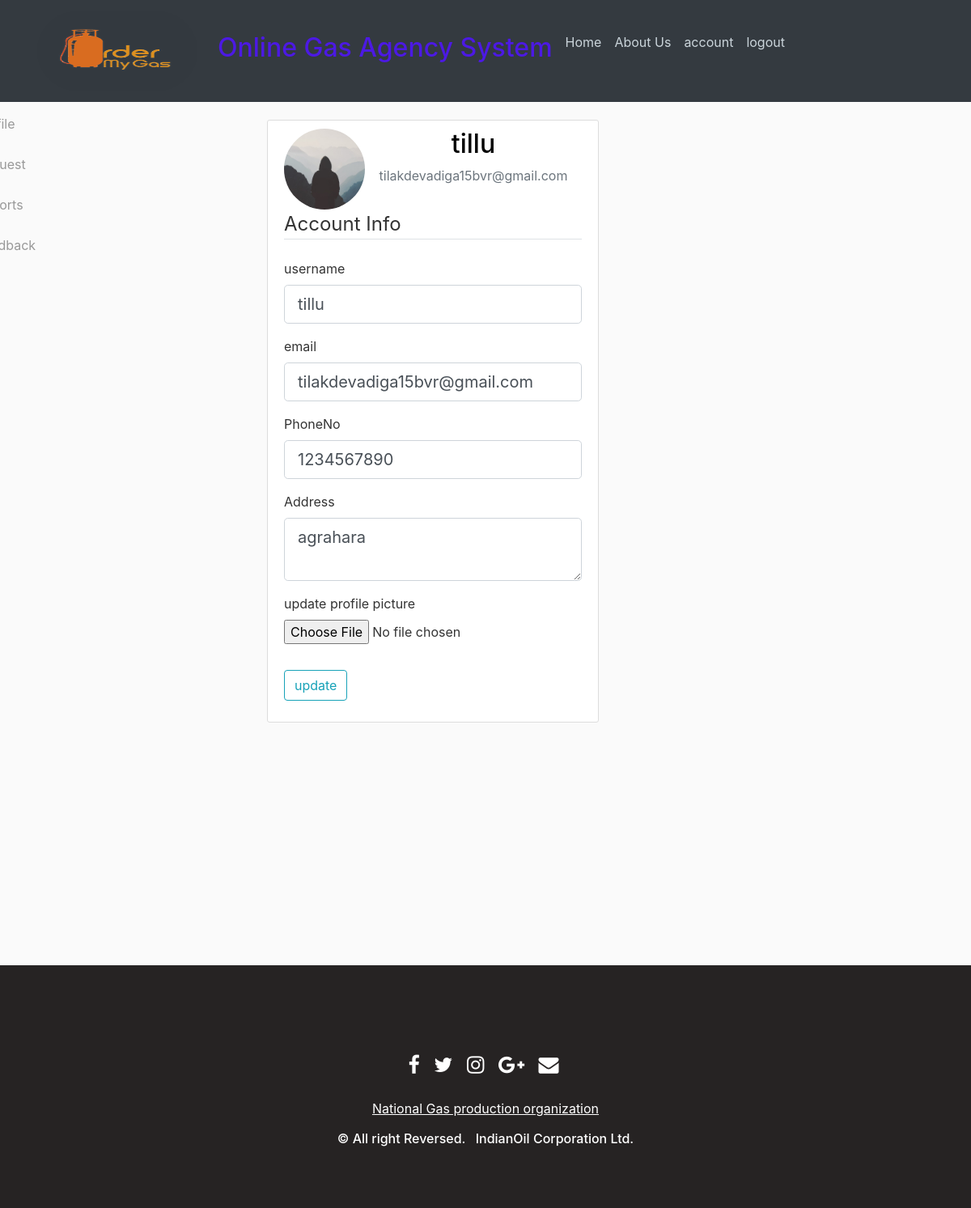
The app's page /dprofile (signed in) with its own data.
### projectmain/dbcode.py (models this page shows, shortened)
class agent(db.Model):
    aid = db.Column(db.Integer, primary_key=True)
    fname = db.Column(db.String(20),nullable=False)
    lname = db.Column(db.String(20),nullable=False)
    gender = db.Column(db.String(10),nullable=False)
    phone_no = db.Column(db.String(10),nullable=False)
    adress = db.Column(db.String(200),nullable=False)
    sid =db.Column(db.Integer,db.ForeignKey(state.id,ondelete="CASCADE"),nullable=False)
    did = db.Column(db.Integer,db.ForeignKey(district.did,ondelete="CASCADE"),nullable=False)
    cid = db.Column(db.Integer,db.ForeignKey(city.cid,ondelete="CASCADE"),nullable=False)
    agency_name = db.Column(db.String(40),unique=True,nullable=False)
    username = db.Column(db.String(20), unique=True, nullable=False)
    email = db.Column(db.String(120), unique=True, nullable=False)
    image_file = db.Column(db.String(20), nullable=False, default='default.jpg')
    password = db.Column(db.String(60), nullable=False)
    ctype = db.relationship('connection_type', secondary=ctype,backref=db.backref('agents', lazy='dynamic'))
    cyli = db.relationship('cylinders',cascade='all,delete',backref='agent')
    book = db.relationship('booking',cascade='all,delete',backref='agent')
    rol = db.relationship('roles',cascade='all,delete',backref='agent')
    fbck = db.relationship('feedback',cascade='all,delete',backref='agent')

class roles(db.Model,UserMixin):
    id = db.Column(db.Integer,primary_key=True)
    email = db.Column(db.String(20),nullable=False)
    password = db.Column(db.String(60),nullable=False)
    role = db.Column(db.String(10),nullable=False)
    uid = db.Column(db.Integer,db.ForeignKey(User_reg.id),nullable=True)
    aid = db.Column(db.Integer,db.ForeignKey(agent.aid),nullable=True)

### projectmain/agent/routs.py (the view)
@Agent.route('/dprofile',methods=['GET', 'POST'])
@login_required
def dprofile():
    if current_user.is_authenticated and current_user.role=='agent':
        pass
    else:
        abort(403)
    form = UpdateForm()
    user = agent.query.filter_by(email=current_user.email).first()
    if form.validate_on_submit():
        if form.picture.data:
            picture_file = save_picture(form.picture.data)
            user.image_file = picture_file
        user.email = form.email.data
        user.username = form.username.data
        user.phone_no = form.PhoneNo.data
        user.adress = form.Address.data
        current_user.email = form.email.data
        db.session.commit()
        flash('Your account has been updated!', 'success')
        return redirect(url_for('Agent.dprofile'))
    elif request.method == 'GET':
        form.username.data = user.username
        form.email.data = current_user.email
        form.PhoneNo.data = user.phone_no
        form.Address.data = user.adress
    img = url_for('static',filename='pictures/'+user.image_file)
    return render_template('agent/dprofile.html',db=agent,img=img,form=form)

### projectmain/main/forms.py (shortened to what this page needs)
class UpdateForm(FlaskForm):
    username = StringField('username',
                           validators=[DataRequired(), Length(min=2, max=20)])
    PhoneNo =StringField('PhoneNo')
    Address = TextAreaField("Address")
    email = StringField('email',
                        validators=[DataRequired(), Email()])
    picture = FileField('update profile picture',validators=[FileAllowed(['jpg','png','jpeg'])])
    submit = SubmitField('update')

### projectmain/dbcode.py (called while the page is built)
@login_manager.user_loader
def load_user(id):
    return roles.query.get(int(id))

### projectmain/templates/agent/dprofile.html (shortened to what this page needs)
{% extends 'distributor.html'  %}
{% block agent_ac %}
 {% with user=db.query.filter_by(email=current_user.email).first() %}
  {% if current_user.email==user.email %}
	<div class="content-section">
	  <div class="media">
	    <img class="rounded-circle account-img" src="{{ img }}" alt="trr" style="height:100px;width: 100px; ">
	    <div class="media-body">
	      <h2 class="account-heading" style="color: #000;text-align: center;">{{ user.username }}</h2>
	      <p class="text-secondary" style="text-align: center">{{ user.email }}</p>
	    </div>
	  </div>
	   <form method="POST" action="" enctype="multipart/form-data">
            <fieldset class="form-group">
                <legend class="border-bottom mb-4">Account Info</legend>
                 <div class="form-group">
                    {{ form.username.label(class="form-control-label") }}
                    {% if form.username.errors %}
                        {{ form.username(class="form-control form-control-lg is-invalid") }}
                        <div class="invalid-feedback">
                            {% for error in form.username.errors %}
                                <span>{{ error }}</span>
                            {% endfor %}
                        </div>
                    {% else %}
                        {{ form.username(class="form-control form-control-lg") }}
                    {% endif %}
                </div>
                <div class="form-group">
                    {{ form.email.label(class="form-control-label") }}
                    {% if form.email.errors %}
                        {{ form.email(class="form-control form-control-lg is-invalid") }}
                        <div class="invalid-feedback">
                            {% for error in form.email.errors %}
                                <span>{{ error }}</span>
                            {% endfor %}
                        </div>
                    {% else %}
                        {{ form.email(class="form-control form-control-lg") }}
                    {% endif %}
                </div>
                <div class="form-group">
                    {{ form.PhoneNo.label(class="form-control-label") }}
                    {% if form.PhoneNo.errors %}
                        {{ form.PhoneNo(class="form-control form-control-lg is-invalid") }}
                        <div class="invalid-feedback">
                            {% for error in form.PhoneNo.errors %}
                                <span>{{ error }}</span>
                            {% endfor %}
                        </div>
                    {% else %}
                        {{ form.PhoneNo(class="form-control form-control-lg") }}
                    {% endif %}
                </div>
                <div class="form-group">
                    {{ form.Address.label(class="form-control-label") }}
                    {% if form.Address.errors %}
                        {{ form.Address(class="form-control form-control-lg is-invalid") }}
                        <div class="invalid-feedback">
                            {% for error in form.Address.errors %}
                                <span>{{ error }}</span>
                            {% endfor %}
                        </div>
                    {% else %}
                        {{ form.Address(class="form-control form-control-lg") }}
                    {% endif %}
                </div>
                  <div class="form-group">
                    {{ form.picture.label() }}
                    {{ form.picture(class="form-control-file") }}
				</div>
            </fieldset>
            <div class="form-group">
                {{ form.submit(class="btn btn-outline-info") }}
            </div>
</form>
	</div>
	 {% endif %}
  {% endwith %}
{% endblock agent_ac %}

### projectmain/static/main.css (style rules this page uses)
body { background: #fafafa; color: #333333; margin-top: 5rem; }
h1, h2, h3, h4, h5, h6 { color: #4C19E4; }
.content-section { background: #ffffff; padding: 10px 20px; border: 1px solid #dddddd; border-radius: 3px; margin-bottom: 20px; }

### records on screen
agent: username "tillu", email "tilakdevadiga15bvr@gmail.com"
roles: email "tilakdevadiga15bvr@gmail.com"
